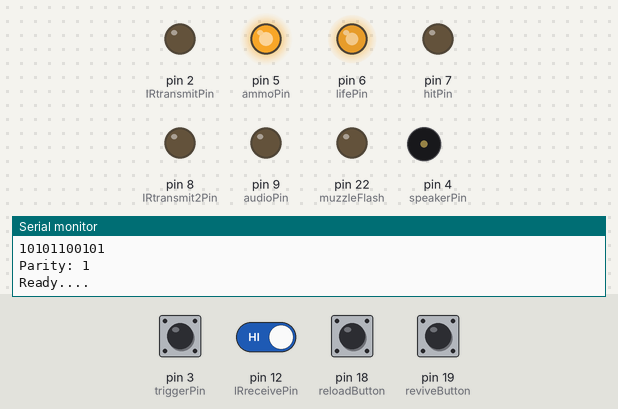
Simulated run of this sketch. Board: Arduino Mega 2560, built with avr-gcc and run on an emulated ATmega2560. Shown: output pins drawn as LEDs (lit = HIGH), buzzer (waves = sounding), the last lines printed to the serial monitor. The test bench sets the inputs (shaded band); at power-on: pin 3 (triggerPin), pin 12 (IRreceivePin), pin 18 (reloadButton), pin 19 (reviveButton) HIGH.

Above: at 2.2 s.
2.3 s: pin 3 (triggerPin) pulled LOW for 0.15 s
At 3.5 s:
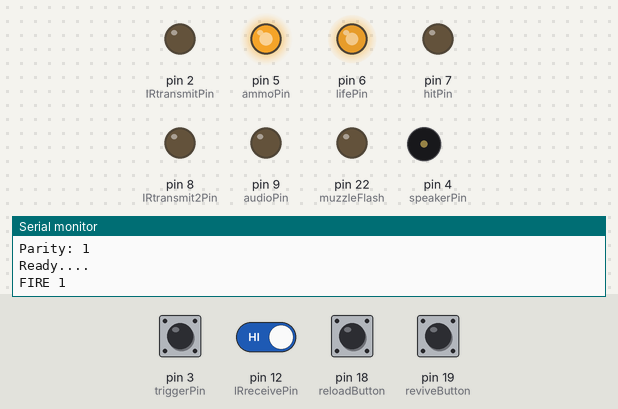
3.9 s: pin 12 (IRreceivePin) driven LOW
At 4.5 s:
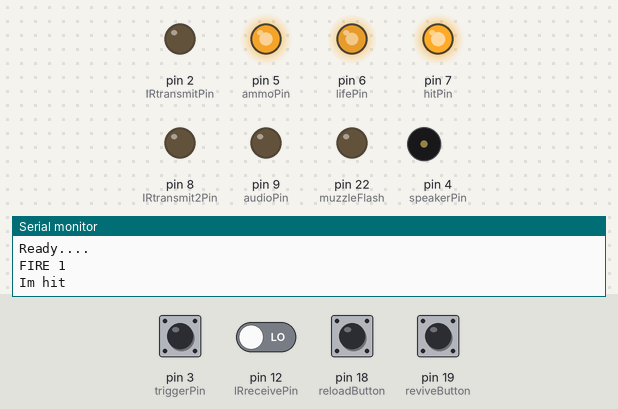
5.4 s: pin 18 (reloadButton) pulled LOW for 0.15 s
7.9 s: pin 19 (reviveButton) pulled LOW for 0.15 s
At 8.5 s:
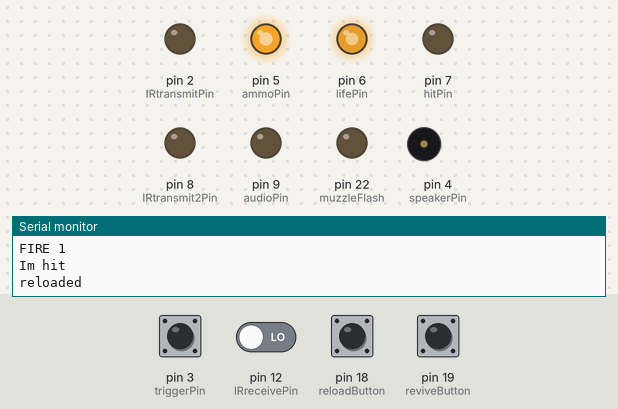
9.5 s: pin 12 (IRreceivePin) driven HIGH
11.0 s: pin 3 (triggerPin) driven LOW and pin 19 (reviveButton) driven LOW
At 11.06 s:
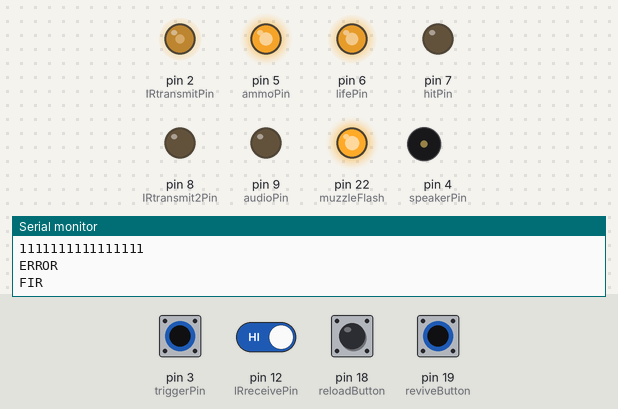
Timing chart, 0 to 14.0 s (numbered marks = the images above; inputs shaded):
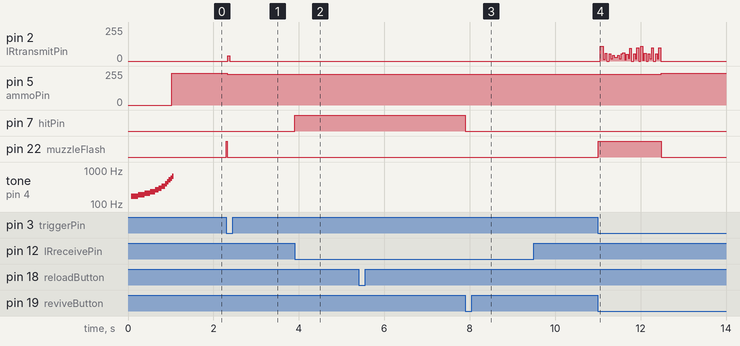

The sketch:

sketch_feb10a.ino
```cpp
// (licence header left out)
#define Tolerance 300
#define PLAYER_ID 0xEF00
#define TEAM_ID 0x00C0
#define DAMAGE 0x003C
#define PARITY  0x0001

// Digital IO's
int triggerPin             = 3;      // Push button for primary fire. Low = pressed
int speakerPin             = 4;      // Direct output to piezo sounder/speaker
int audioPin               = 9;      // Audio Trigger. Can be used to set off sounds recorded in the kind of electronics you can get in greetings card that play a custom message.
int lifePin                = 6;      // An analogue output (PWM) level corresponds to remaining life. Use PWM pin: 3,5,6,9,10 or 11. Can be used to drive LED bar graphs. eg LM3914N
int ammoPin                = 5;      // An analogue output (PWM) level corresponds to remaining ammunition. Use PWM pin: 3,5,6,9,10 or 11.
int hitPin                 = 7;      // LED output pin used to indicate when the player has been hit.
int IRtransmitPin          = 2;      // Primary fire mode IR transmitter pin: Use pins 2,4,7,8,12 or 13. DO NOT USE PWM pins!! More info: http://j44industries.blogspot.com/2009/09/arduino-frequency-generation.html#more
int IRtransmit2Pin         = 8;      // Secondary fire mode IR transmitter pin:  Use pins 2,4,7,8,12 or 13. DO NOT USE PWM pins!!
int IRreceivePin           = 12;     // The pin that incoming IR signals are read from
int IRreceive2Pin          = 11;     // Allows for checking external sensors are attached as well as distinguishing between sensor locations (eg spotting head shots)
int reloadButton           = 18; //Button to reload the gun's ammo
int reviveButton           = 19; //nlButton to revive thyself
int muzzleFlash            = 22; //LED for muzzle flash

// Minimum gun requirements: trigger, receiver, IR led, hit LED.

// Player and Game details
uint16_t myTeamID               = 1;      // 1-7 (0 = system message)
uint16_t myPlayerID             = 5;      // Player ID
uint16_t myDamageID            = 9;
int myGameID               = 0;      // Interprited by configureGane subroutine; allows for quick change of game types.
int myWeaponID             = 0;      // Deffined by gameType and configureGame subroutine.
int myWeaponHP             = 0;      // Deffined by gameType and configureGame subroutine.
int maxAmmo                = 0;      // Deffined by gameType and configureGame subroutine.
int maxLife                = 0;      // Deffined by gameType and configureGame subroutine.
int automatic              = 0;      // Deffined by gameType and configureGame subroutine. Automatic fire 0 = Semi Auto, 1 = Fully Auto.
int friendlyFire           = 0;

//Incoming signal Details
int received[18];                    // Received data: received[0] = which sensor, received[1] - [17] byte1 byte2 parity (Miles Tag structure)
int check                  = 0;      // Variable used in parity checking

// Stats
volatile int ammo          = 0;      // Current ammunition
volatile int life          = 0;      // Current life

// Code Variables
int timeOut                = 0;      // Deffined in frequencyCalculations (IRpulse + 50)
int FIRE                   = 0;      // 0 = don't fire, 1 = Primary Fire, 2 = Secondary Fire
int TR                     = 0;      // Trigger Reading
int LTR                    = 0;      // Last Trigger Reading

// Signal Properties
int IRpulse                = 600;    // Basic pulse duration of 600uS MilesTag standard 4*IRpulse for header bit, 2*IRpulse for 1, 1*IRpulse for 0.
int IRfrequency            = 56;     // Frequency in kHz Standard values are: 38kHz, 40kHz. Choose dependant on your receiver characteristics
int IRt                    = 0;      // LED on time to give correct transmission frequency, calculated in setup.
int IRpulses               = 0;      // Number of oscillations needed to make a full IRpulse, calculated in setup.
int header                 = 4;      // Header lenght in pulses. 4 = Miles tag standard
int maxSPS                 = 10;     // Maximum Shots Per Seconds. Not yet used.
int TBS                    = 0;      // Time between shots. Not yet used.
int gameModeConfig [2][6] ={{1,30,30,100,100,1},{1,100,100,100,100,2}};
uint16_t damageValues [16] = {1,2,4,5,7,10,15,17,20,25,30,35,40,50,74,100};
volatile uint16_t data = 0x0000;


// Transmission data
int byte1[8];                        // String for storing byte1 of the data which gets transmitted when the player fires.
int byte2[8];                        // String for storing byte1 of the data which gets transmitted when the player fires.
int myParity               = 0;      // String for storing parity of the data which gets transmitted when the player fires.

// Received data
int memory                 = 10;     // Number of signals to be recorded: Allows for the game data to be reviewed after the game, no provision for transmitting / accessing it yet though.
int hitNo                  = 0;      // Hit number

// Byte1
int player[10];                      // Array must be as large as memory
int team[10];                        // Array must be as large as memory

// Byte2
int weapon[10];                      // Array must be as large as memory
int hp[10];                          // Array must be as large as memory
int parity[10];                      // Array must be as large as memory


void setup() {
  // Serial coms set up to help with debugging.
  Serial.begin(9600);
  Serial.println("Startup...");
  // Pin declarations
  pinMode(triggerPin, INPUT);
  pinMode(speakerPin, OUTPUT);
  pinMode(audioPin, OUTPUT);
  pinMode(lifePin, OUTPUT);
  pinMode(ammoPin, OUTPUT);
  pinMode(hitPin, OUTPUT);
  pinMode(IRtransmitPin, OUTPUT);
  pinMode(IRtransmit2Pin, OUTPUT);
  pinMode(IRreceivePin, INPUT);
  pinMode(IRreceive2Pin, INPUT);
  pinMode(reloadButton,INPUT_PULLUP);
  pinMode(muzzleFlash,OUTPUT);
  pinMode(reviveButton,INPUT_PULLUP);


  attachInterrupt(digitalPinToInterrupt(reviveButton),revivePlayer,LOW);
  attachInterrupt(digitalPinToInterrupt(reloadButton),reloadAmmo,LOW);


  frequencyCalculations();   // Calculates pulse lengths etc for desired frequency
  configureGame();           // Look up and configure game details
  tagCode();                 // Based on game details etc works out the data that will be transmitted when a shot is fired

  digitalWrite(triggerPin, HIGH);      // Not really needed if your circuit has the correct pull up resistors already but doesn't harm

  for (int i = 1; i < 254; i++) { // Loop plays start up noise
    analogWrite(ammoPin, i);
    playTone((3000 - 9 * i), 2);
  }

  // Next 4 lines initialise the display LEDs
  analogWrite(ammoPin, ((int) ammo));
  analogWrite(lifePin, ((int) life));
  lifeDisplay();
  ammoDisplay();

  Serial.println("Ready....");

}


// Main loop most of the code is in the sub routines
void loop() {
  receiveIR();
  if (FIRE != 0) {
    shoot();
    ammoDisplay();
  }
  triggers();
}


// SUB ROUTINES


void ammoDisplay() { // Updates Ammo LED output
  float ammoF;
  ammoF = (260 / maxAmmo) * ammo;
  if (ammoF <= 0) {
    ammoF = 0;
  }
  if (ammoF > 255) {
    ammoF = 255;
  }
  analogWrite(ammoPin, ((int) ammoF));
}


void lifeDisplay() { // Updates Ammo LED output
  float lifeF;
  lifeF = (260 / maxLife) * life;
  if (lifeF <= 0) {
    lifeF = 0;
  }
  if (lifeF > 255) {
    lifeF = 255;
  }
  analogWrite(lifePin, ((int) lifeF));
}


void revivePlayer()
  {
    life = maxLife;
    ammo = maxAmmo;
    digitalWrite(hitPin,LOW);
  }

void receiveIR() { // Void checks for an incoming signal and decodes it if it sees one.
  int error = 0;
  uint16_t receivedData = 0xFFFF;
  if (digitalRead(IRreceivePin) == LOW) {
    Serial.println("Im hit");
    // If the receive pin is low a signal is being received.
    digitalWrite(hitPin, HIGH);
//    if (digitalRead(IRreceive2Pin) == LOW) { // Is the incoming signal being received by the head sensors?
//      received[0] = 1;
//    }
//    else {
//      received[0] = 0;
//    }

    while (digitalRead(IRreceivePin) == LOW) {
    }
    for (int i = 0; i < 16; i++) {                       // Repeats several times to make sure the whole signal has been received
      received[i] = pulseIn(IRreceivePin, LOW, timeOut);  // pulseIn command waits for a pulse and then records its duration in microseconds.
    }

    for (int i = 15; i >= 0; i--) { // Looks at each one of the received pulses

      if (received[i] > (IRpulse - Tolerance) &&  received[i] < (IRpulse + Tolerance)) {
      receivedData &= ~(0x8000 >> i); // Works out from the pulse length if it was a data 1 or 0 that was received writes result to receivedTemp string
      }

    }
    Serial.println(receivedData,BIN);         // Print interpreted data results

    // Parity Check. Was the data received a valid signal?
   uint8_t sum = 0;
  for (uint8_t i = 1; i < 16; i++)
  {
    sum += receivedData >> i & B1;
  }
  uint16_t parityCalc = sum%2 ;
  uint16_t parityBit = receivedData & PARITY;
  check = parityBit ^ parityCalc;

    if (check|| receivedData == 0xFFFF) {
      error = 1;
    }
    if (error == 0) {
      Serial.println("Valid Signal");
    }
    else {
      Serial.println("ERROR");
    }
    if (error == 0) {
      interpritReceived(receivedData);
    }
    digitalWrite(hitPin, LOW);
  }
}


void interpritReceived(uint16_t data) { // After a message has been received by the ReceiveIR subroutine this subroutine decidedes how it should react to the data

  uint16_t playerID = ((data & PLAYER_ID)>>8);
  uint16_t teamID = ((data & TEAM_ID)>>6);
  uint16_t damageID = ((data & DAMAGE)>>2);

  Serial.print("Player ID:");
  Serial.println(playerID);
  Serial.print("Team ID:");
  Serial.println(teamID);
  Serial.print("damageID:");
  Serial.println(damageID);

  if(playerID != myPlayerID)
  {
    if(friendlyFire||(myTeamID!=teamID))
    {
      hit(damageID);
    }
  }
}


void shoot() {
  if (FIRE == 1) { // Has the trigger been pressed?
    Serial.println("FIRE 1");
    digitalWrite(muzzleFlash,HIGH);
    sendPulse(IRtransmitPin, 1); // Transmit Header pulse, send pulse subroutine deals with the details
    sendPulse(IRtransmitPin, 1);
    sendPulse(IRtransmitPin, 1);
    sendPulse(IRtransmitPin, 1);

    delayMicroseconds(IRpulse);

    for (int i = 15; i >= 0; i--) { // Transmit Byte1
      uint8_t currBit = data >> i & B1;
      if (currBit == 1) {
        sendPulse(IRtransmitPin, 1);
        //Serial.print("1 ");
      }
      //else{Serial.print("0 ");}
      sendPulse(IRtransmitPin, 1);
      delayMicroseconds(IRpulse);
    }
   digitalWrite(muzzleFlash,LOW);
  }

  FIRE = 0;
  ammo = ammo - 1;
}


void sendPulse(int pin, int len) { // importing variables like this allows for secondary fire modes etc.
  // This void genertates the carrier frequency for the information to be transmitted
  int i = 0;
  int o = 0;
  while ( i < len ) {
    i++;
    while ( o < IRpulses ) {
      o++;
      digitalWrite(pin, HIGH);
      delayMicroseconds(IRt);
      digitalWrite(pin, LOW);
      delayMicroseconds(IRt);
    }
  }
}


void triggers() { // Checks to see if the triggers have been presses
  LTR = TR;       // Records previous state. Primary fire
  TR = digitalRead(triggerPin);      // Looks up current trigger button state
  // Code looks for changes in trigger state to give it a semi automatic shooting behaviour
  if (TR != LTR && TR == LOW) {
    FIRE = 1;
  }
  if (TR == LOW && automatic == 1) {
    FIRE = 1;
  }
  if (FIRE == 1 ) {
    if (ammo < 1) {
      FIRE = 0;
      noAmmo();
    }
    if (life < 1) {
      FIRE = 0;
      dead();
    }
    // Fire rate code to be added here
  }

}


void configureGame() { // Where the game characteristics are stored, allows several game types to be recorded and you only have to change one variable (myGameID) to pick the game.
    myWeaponID = gameModeConfig[myGameID][0];
    maxAmmo = gameModeConfig[myGameID][1];
    ammo = gameModeConfig[myGameID][2];
    maxLife = gameModeConfig[myGameID][3];
    life = gameModeConfig[myGameID][4];
    myWeaponHP = gameModeConfig[myGameID][5];
}

void reloadAmmo(){
  for(int i=0;i<62;i++)
  {
    delayMicroseconds(16383);
  }
    ammo = maxAmmo;
  Serial.println("reloaded");
  }


void frequencyCalculations() { // Works out all the timings needed to give the correct carrier frequency for the IR signal
  IRt = (int) (500 / IRfrequency);
  IRpulses = (int) (IRpulse / (2 * IRt));
  IRt = IRt - 6;
  // Why -4 I hear you cry. It allows for the time taken for commands to be executed.
  // More info: http://j44industries.blogspot.com/2009/09/arduino-frequency-generation.html#more

  Serial.print("Oscilation time period /2: ");
  Serial.println(IRt);
  Serial.print("Pulses: ");
  Serial.println(IRpulses);
  timeOut = 4*IRpulse + 200; // Adding 50 to the expected pulse time gives a little margin for error on the pulse read time out value
}


void tagCode() { // Works out what the players tagger code (the code that is transmitted when they shoot) is
  uint16_t newData =0x0000;
  newData |= myPlayerID << 8;
  newData |= myTeamID <<6;
  newData |= myDamageID << 2;

  uint8_t sum = 0;
  for (uint8_t i = 0; i < 16; i++)
  {
    sum += newData >> i & B1;
  }
  if ((myParity = sum % 2) == 1)
  {
    newData |= 0x0001;
  }

  // Next few lines print the full tagger code.

  data = newData;
  Serial.println("Binary:");
  Serial.print(newData,BIN);
  Serial.println("");

  Serial.print("Parity: ");
  Serial.print(myParity);
  Serial.println();
}


void playTone(int tone, int duration) { // A sub routine for playing tones like the standard arduino melody example
  for (long i = 0; i < duration * 1000L; i += tone * 2) {
    digitalWrite(speakerPin, HIGH);
    delayMicroseconds(tone);
    digitalWrite(speakerPin, LOW);
    delayMicroseconds(tone);
  }
}


void dead() { // void determines what the tagger does when it is out of lives
  // Makes a few noises and flashes some lights
  for (int i = 1; i < 254; i++) {
    analogWrite(ammoPin, i);
    playTone((1000 + 9 * i), 2);
  }
  analogWrite(ammoPin, ((int) ammo));
  analogWrite(lifePin, ((int) life));
  Serial.println("DEAD");
  digitalWrite(hitPin, HIGH);

  for (int i = 0; i < 10; i++) {
    analogWrite(ammoPin, 255);
    delay (500);
    analogWrite(ammoPin, 0);
    delay (500);
  }
}


void noAmmo() { // Make some noise and flash some lights when out of ammo
  digitalWrite(hitPin, HIGH);
  playTone(500, 100);
  playTone(1000, 100);
  digitalWrite(hitPin, LOW);
}


void hit(uint16_t damageIndex) { // Make some noise and flash some lights when you get shot
  digitalWrite(hitPin, HIGH);
  life = life - damageValues[damageIndex];

  Serial.print("Life: ");
  Serial.println(life);
  playTone(500, 500);
  if (life <= 0) {
    dead();
  }
  digitalWrite(hitPin, LOW);
  lifeDisplay();
}
```

Measured:
- after the input at 2.3 s, pin 2 (IRtransmitPin): 0/255 → 40/255 at once, → 0/255 0.04 s later; pin 5 (ammoPin): 240/255 → 232/255 at once; pin 22 (muzzleFlash): LOW → HIGH at once, → LOW 0.02 s later
- after the input at 3.9 s, pin 7 (hitPin): LOW → HIGH at once
- after the input at 7.9 s, pin 7 (hitPin): HIGH → LOW at once
- after the input at 11.0 s, pin 5 (ammoPin): 232/255 → 240/255 after 1.5 s; pin 22 (muzzleFlash): LOW → HIGH at once, → LOW 1.5 s later
- by itself, tone on pin 4 (speakerPin): plays 168 Hz for 0.16 s, 185 Hz for 0.16 s, 206 Hz for 0.12 s, 228 Hz for 0.12 s, 259 Hz for 0.08 s, 288 Hz for 0.08 s … (12 notes in this stretch)
